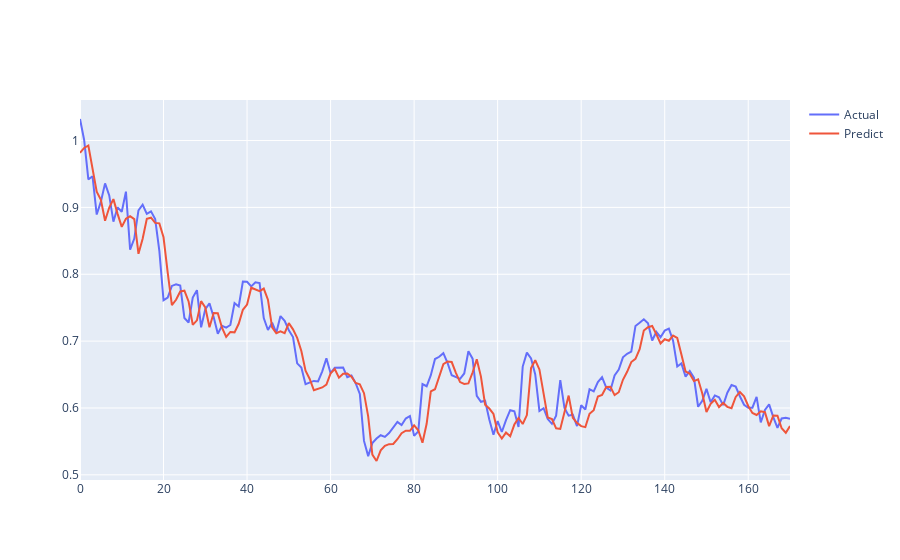

Here is the notebook cell this chart was saved with:
### Code cell
fig = go.Figure()
fig.add_trace(go.Scatter(y = y_test.flatten(), name = 'Actual'))
fig.add_trace(go.Scatter(y = y_predict.flatten(), name = 'Predict'))
# fig.add_trace(go.scatter(y_predict.flatten()))

### Figure 1 — Plotly figure (JSON) as saved in the notebook; plotly's stock layout.template omitted (floating-point values rounded to 4 significant figures; data arrays with more than 128 entries replaced by an {"elided": "..."} marker saying what was removed)
{"data": [{"name": "Actual", "type": "scatter", "y": {"elided": "171 float values"}}, {"name": "Predict", "type": "scatter", "y": {"elided": "171 float values"}}], "layout": {}}
